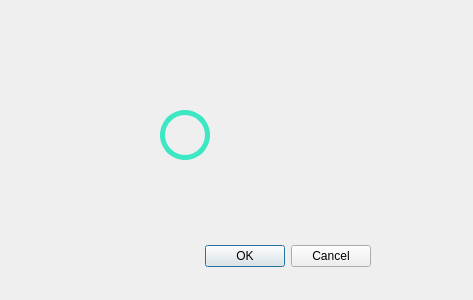
<?xml version="1.0" encoding="UTF-8"?>
<ui version="4.0">
 <class>Dialog</class>
 <widget class="QDialog" name="Dialog">
  <property name="geometry">
   <rect>
    <x>0</x>
    <y>0</y>
    <width>473</width>
    <height>300</height>
   </rect>
  </property>
  <property name="windowTitle">
   <string>Dialog</string>
  </property>
  <widget class="QDialogButtonBox" name="buttonBox">
   <property name="geometry">
    <rect>
     <x>30</x>
     <y>240</y>
     <width>341</width>
     <height>32</height>
    </rect>
   </property>
   <property name="orientation">
    <enum>Qt::Horizontal</enum>
   </property>
   <property name="standardButtons">
    <set>QDialogButtonBox::Cancel|QDialogButtonBox::Ok</set>
   </property>
  </widget>
  <widget class="QPushButton" name="pushButton">
   <property name="geometry">
    <rect>
     <x>160</x>
     <y>110</y>
     <width>50</width>
     <height>50</height>
    </rect>
   </property>
   <property name="minimumSize">
    <size>
     <width>50</width>
     <height>50</height>
    </size>
   </property>
   <property name="maximumSize">
    <size>
     <width>50</width>
     <height>50</height>
    </size>
   </property>
   <property name="styleSheet">
    <string notr="true">border: 5px solid rgb(60,231,195);
border-radius: 25px;</string>
   </property>
   <property name="text">
    <string/>
   </property>
  </widget>
 </widget>
 <resources/>
 <connections>
  <connection>
   <sender>buttonBox</sender>
   <signal>accepted()</signal>
   <receiver>Dialog</receiver>
   <slot>accept()</slot>
   <hints>
    <hint type="sourcelabel">
     <x>248</x>
     <y>254</y>
    </hint>
    <hint type="destinationlabel">
     <x>157</x>
     <y>274</y>
    </hint>
   </hints>
  </connection>
  <connection>
   <sender>buttonBox</sender>
   <signal>rejected()</signal>
   <receiver>Dialog</receiver>
   <slot>reject()</slot>
   <hints>
    <hint type="sourcelabel">
     <x>316</x>
     <y>260</y>
    </hint>
    <hint type="destinationlabel">
     <x>286</x>
     <y>274</y>
    </hint>
   </hints>
  </connection>
 </connections>
</ui>
